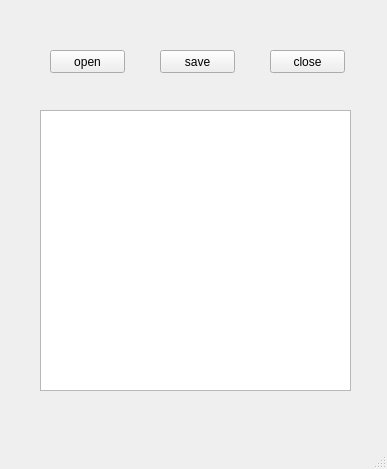
<?xml version="1.0" encoding="UTF-8"?>
<ui version="4.0">
 <class>MainWindow</class>
 <widget class="QMainWindow" name="MainWindow">
  <property name="geometry">
   <rect>
    <x>0</x>
    <y>0</y>
    <width>387</width>
    <height>469</height>
   </rect>
  </property>
  <property name="windowTitle">
   <string>MainWindow</string>
  </property>
  <widget class="QWidget" name="centralwidget">
   <widget class="QPushButton" name="pushButton">
    <property name="geometry">
     <rect>
      <x>50</x>
      <y>50</y>
      <width>75</width>
      <height>23</height>
     </rect>
    </property>
    <property name="text">
     <string>open</string>
    </property>
   </widget>
   <widget class="QPushButton" name="pushButton_2">
    <property name="geometry">
     <rect>
      <x>160</x>
      <y>50</y>
      <width>75</width>
      <height>23</height>
     </rect>
    </property>
    <property name="text">
     <string>save</string>
    </property>
   </widget>
   <widget class="QPushButton" name="pushButton_3">
    <property name="geometry">
     <rect>
      <x>270</x>
      <y>50</y>
      <width>75</width>
      <height>23</height>
     </rect>
    </property>
    <property name="text">
     <string>close</string>
    </property>
   </widget>
   <widget class="QTextBrowser" name="textBrowser">
    <property name="geometry">
     <rect>
      <x>40</x>
      <y>110</y>
      <width>311</width>
      <height>281</height>
     </rect>
    </property>
   </widget>
  </widget>
  <widget class="QMenuBar" name="menubar">
   <property name="geometry">
    <rect>
     <x>0</x>
     <y>0</y>
     <width>387</width>
     <height>23</height>
    </rect>
   </property>
  </widget>
  <widget class="QStatusBar" name="statusbar"/>
 </widget>
 <resources/>
 <connections/>
</ui>
